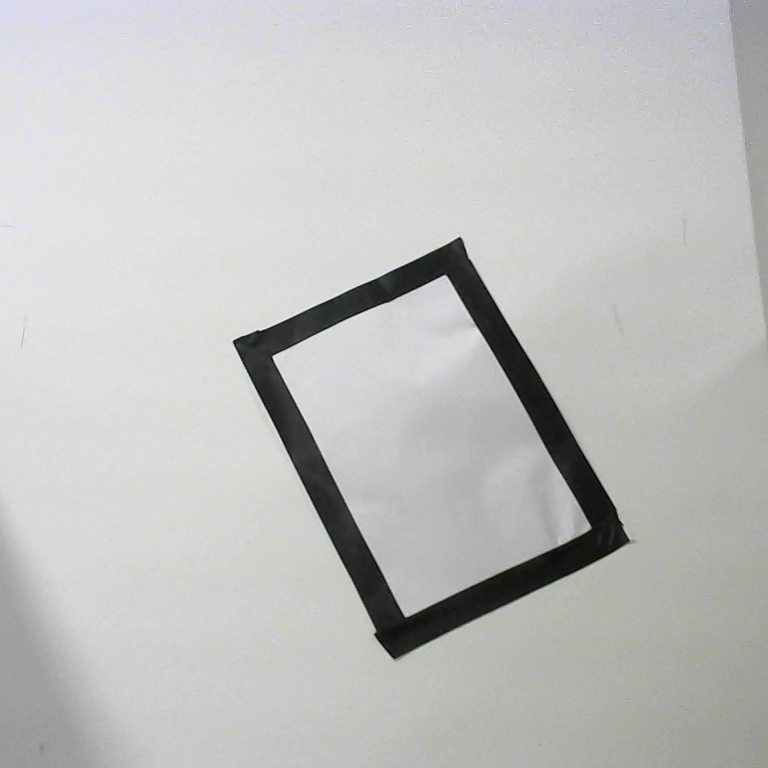
#> input picture test.png, 768 x 768 px
$ python test.py
#> lines starting #> are read from the running program, lines starting #| are printed output that depends on the picture; after the words box and inside, x2 and y2 are one past the last pixel; in counts of white or black regions, pixels touching at a corner belong together
import cv2
import numpy as np

img=cv2.imread('test.png',1)
#> img is the input picture: shape (768, 768, 3); mean B, G, R 191, 192.1, 191.3
print(img.shape)
#| (768, 768, 3)


# 获取图片的宽度和高度
height, width, _ = img.shape
#> height = 768; width = 768
# 定义裁剪区域
start_row, start_col = int(height * 0.25), int(width * 0.2)
#> start_row = 192; start_col = 153
end_row, end_col = int(height * 0.9), int(width * 0.9)
#> end_row = 691; end_col = 691
img=img[start_row:end_row, start_col:end_col]
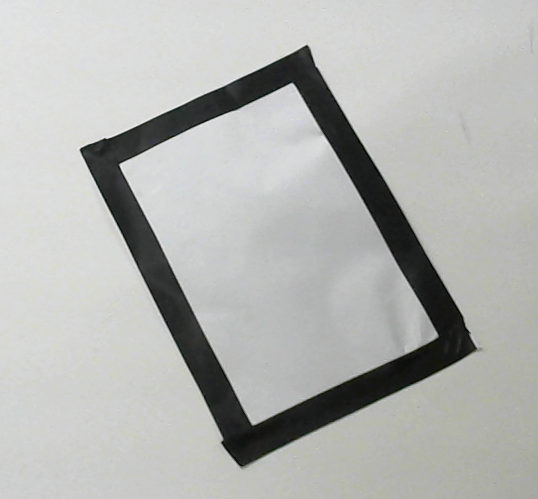
#> img: shape (499, 538, 3); mean B, G, R 178.3, 180.6, 179.5


# 转换为灰度图
gray = cv2.cvtColor(img, cv2.COLOR_BGR2GRAY)
# gray=cv2.medianBlur(img,15)
# 使用Canny边缘检测
edges = cv2.Canny(gray, 100, 200)
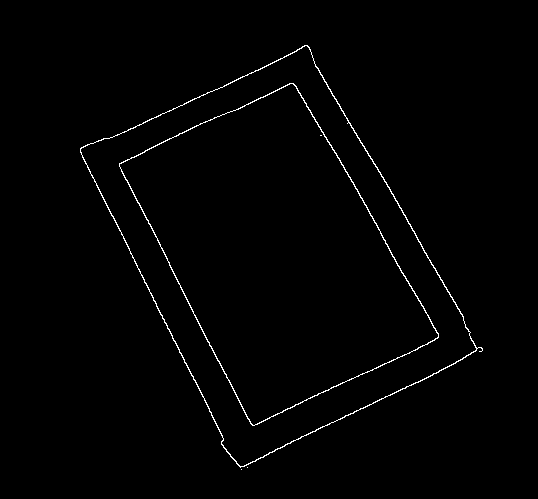
#> edges: shape (499, 538); 1.1% white in thin lines or dots, all inside (x1, y1, x2, y2) = (80, 45, 483, 470)
# edges = cv2.GaussianBlur(edges, (5,5), 0)
# 寻找轮廓
contours, hierarchy  = cv2.findContours(edges.copy(), cv2.RETR_CCOMP , cv2.CHAIN_APPROX_SIMPLE)
#> contours = 7 contours, 3 with area under 20; largest, box (x1, y1, x2, y2) and area: (80, 45, 483, 468) 91558, (80, 45, 477, 467) 91072, (119, 83, 439, 426) 59301, (119, 83, 439, 426) 58901
# contours1 = max(contours, key=cv2.contourArea)
# print(len(contours))
# 存储所有的矩形和对应的面积
area_threshold=2000
rectangles = []
areas = []
for cnt in contours:
    # 计算轮廓的近似多边形
    epsilon = 0.02 * cv2.arcLength(cnt, True)
    approx = cv2.approxPolyDP(cnt, epsilon, True)

    # 如果多边形有四个顶点，我们假定它是矩形
    # approx存储了四个顶点的坐标
    if len(approx) == 4:
        # 计算矩形的面积并存储
        area = cv2.contourArea(approx)
        if area>area_threshold:
            rectangles.append(approx)
            areas.append(area)
#> this loop made 7 passes
#> (epsilon, approx, area) on passes 4 to 7: (21.21, [[293, 83], [119, 163], [252, 425], [438, 337]], 58116), (21.17, [[292, 83], [438, 336], [253, 425], [119, 164]], 57903), (26.79, [[307, 45], [80, 148], [240, 467], [482, 350]], 91589), (26.34, [[306, 45], [476, 349], [240, 466], [80, 149]], 89958)
#> (epsilon, approx) on passes 1 to 3: (0, [[241, 469]]), (0, [[247, 467]]), (0.04, [[320, 135], [321, 135]])
#> after the loop, areas = [58116, 57903, 91589, 89958]; rectangles = 4 contours; box (x1, y1, x2, y2) and area: (80, 45, 483, 468) 91589, (80, 45, 477, 467) 89958, (119, 83, 439, 426) 58116, (119, 83, 439, 426) 57903


filtered_rectangles = []
filtered_areas = []


# 将矩形按面积从大到小排序
sorted_indices = np.argsort(areas)[::-1]
#> sorted_indices = [2, 3, 0, 1]
# 找出面积第二大的矩形
if len(rectangles)>=2:
    largest_rectangle = rectangles[sorted_indices[0]]
#> largest_rectangle = [[307, 45], [80, 148], [240, 467], [482, 350]]
    second_largest_rectangle = rectangles[sorted_indices[-1]]
#> second_largest_rectangle = [[292, 83], [438, 336], [253, 425], [119, 164]]
    print(largest_rectangle.shape)
#| (4, 1, 2)
    # 在图像上绘制该矩形
    cv2.drawContours(img, [largest_rectangle], 0, (0, 0, 255), 6)
    cv2.drawContours(img, [second_largest_rectangle], 0, (0, 255, 0), 6)
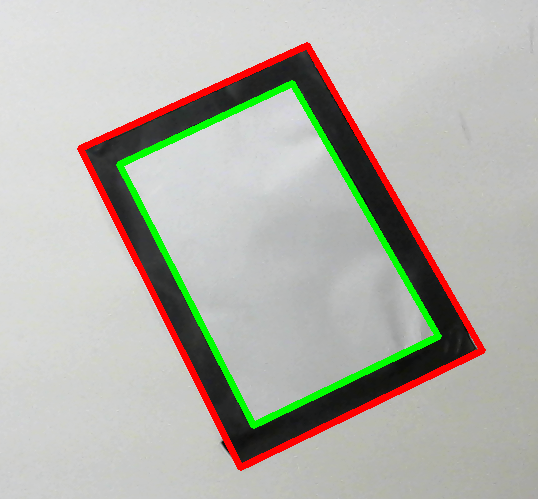
#> img: shape (499, 538, 3); mean B, G, R 171.3, 179.7, 180.2

    # [11 lines of commented-out code are left out]
cv2.imshow('Image with rectangle contours', edges)
cv2.imwrite('result.png',img,[int(cv2.IMWRITE_JPEG_QUALITY),70])
cv2.waitKey(0)
# [29 lines of commented-out code are left out]
